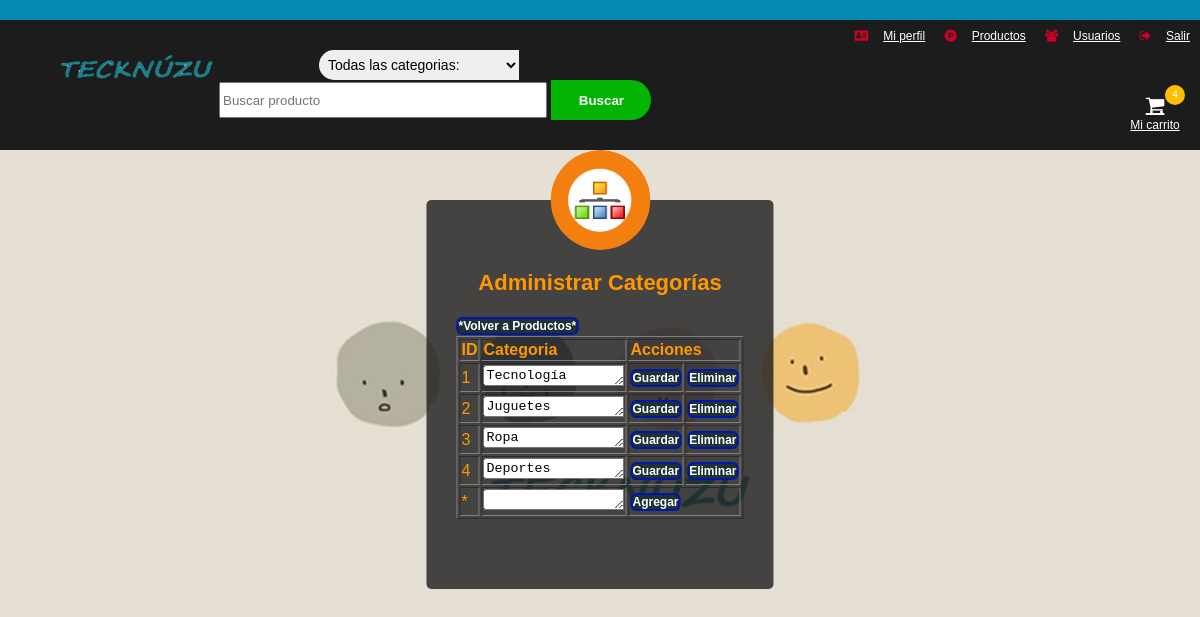
Screenshot of /categorias.php (signed in) with the database file from the repository.
### tables this page shows
CREATE TABLE `categoria` (
  `idcat` int(11) NOT NULL,
  `categoria` varchar(250) DEFAULT NULL
);

### categorias.php (the view, shortened to what this page needs)
<!DOCTYPE html>
<html>
  <head>
        <link rel="stylesheet" href="estilos/estilo.css">
    </head>
    <body class="adm">
  <?php
    include ("header.php");
  ?>
        <div class="administrar">
          <img src="imagenes/adm-cat.png" class="logo" alt="logo">
          <h1>Administrar Categorías</h1>
            <a  class="boton-link"  href="productos.php">*Volver a Productos*</a>
          <table border="1" width="90%">
                <tr>
                    <td><strong>ID<strong/></td>
                    <td><strong>Categoria<strong/></td>
                    <td colspan="2"><strong>Acciones<strong/></td>
                </tr>
            <?php
            $conexion = conectar();
            $sql = "SELECT * FROM categoria";
            $result = $conexion->query($sql);
            if(!empty($result) && $result->num_rows > 0){
                while ($row = $result->fetch_assoc()){
            ?>
                <tr>
                    <td><?=$row['idcat'];?></td>
                    <td>
                        <textarea name="categoria" id="categoria<?=$row['idcat'];?>" rows="1" cols="15"><?=$row['categoria'];?></textarea>
                    </td>
                    <td><a class="boton-link" onclick="actualizar(<?=$row['idcat'];?>);">Guardar</a></td>
                    <td><a class="boton-link" href="bajas-categoria.php?id=<?=$row['idcat'];?>">Eliminar</a></td>
                </tr>
            <?php
                }
            }
            ?>
                <tr>
                    <td>*</td>
                    <td>
                        <textarea name="categoria" id="agregar" rows="1" cols="15"></textarea>
                    </td>
                    <td colspan="2"><a class="boton-link" onclick="agregar();">Agregar</a></td>
                </tr>
        </table>
        </div>
  </body>
</html>

### estilos/estilo.css (style rules this page uses)
.cam, .adm, .dom, .per, .reg { margin: 0; padding: 0; background: url(../imagenes/tecnuzu_registro.png) center top; background-size: cover; font-family: sans-serif; height: 100vh; }
.administrar { border-radius: 5px; background: #1f1f1fcf; color: #ff9800; top: 200px; left: 50%; position: absolute; transform: translate(-50%, 0%); box-sizing: border-box; padding: 70px 30px; }
.cambiar .logo, .administrar .logo, .domicilio .logo, .perfil .logo, .login .logo, .registro .logo { border-radius: 50%; position: absolute; width: 100px; height: 100px; top: -50px; left: calc(50% - 50px); }
.cambiar h1, .administrar h1, .domicilio h1, .perfil h1, .login h1, .registro h1 { margin: 0; padding: 0 0 20px; text-align: center; font-size: 22px; }
.administrar a { text-decoration: none; font-size: 12px; line-height: 20px; color: white; }
.boton-link { text-decoration: none; font-weight: 600; font-size: 15px; background-color: #1e3134; border-radius: 6px; border: 2px solid #0016b0; }

### rows the page displays
categoria: idcat "1", categoria "Tecnología"
categoria: idcat "2", categoria "Juguetes"
categoria: idcat "3", categoria "Ropa"
categoria: idcat "4", categoria "Deportes"

### other values shown
$cantidad "4"
